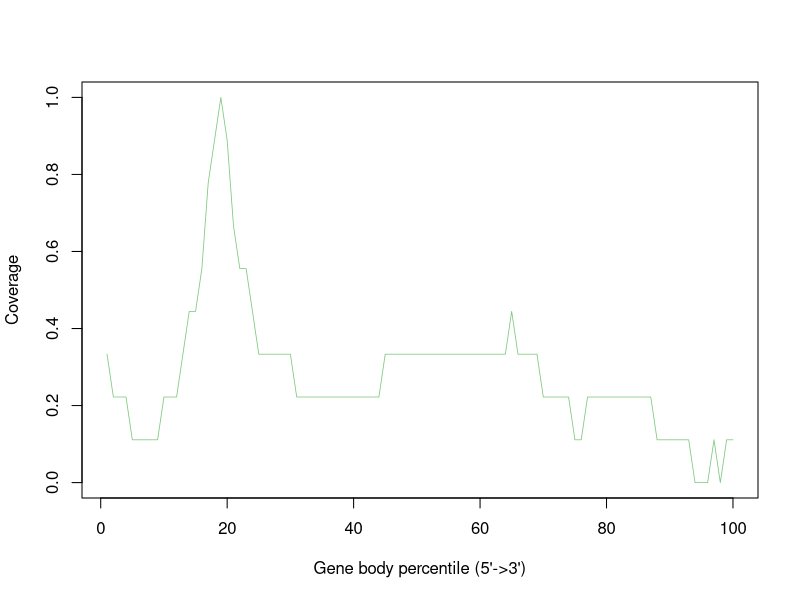

Recreate this plot in R.
Mmus_BAL_TAL_LRTN_GC_Rep3_G9_Aligned.sortedByCoord_sorted.out <- c(0.3333333333333333,0.2222222222222222,0.2222222222222222,0.2222222222222222,0.1111111111111111,0.1111111111111111,0.1111111111111111,0.1111111111111111,0.1111111111111111,0.2222222222222222,0.2222222222222222,0.2222222222222222,0.3333333333333333,0.4444444444444444,0.4444444444444444,0.5555555555555556,0.7777777777777778,0.8888888888888888,1.0,0.8888888888888888,0.6666666666666666,0.5555555555555556,0.5555555555555556,0.4444444444444444,0.3333333333333333,0.3333333333333333,0.3333333333333333,0.3333333333333333,0.3333333333333333,0.3333333333333333,0.2222222222222222,0.2222222222222222,0.2222222222222222,0.2222222222222222,0.2222222222222222,0.2222222222222222,0.2222222222222222,0.2222222222222222,0.2222222222222222,0.2222222222222222,0.2222222222222222,0.2222222222222222,0.2222222222222222,0.2222222222222222,0.3333333333333333,0.3333333333333333,0.3333333333333333,0.3333333333333333,0.3333333333333333,0.3333333333333333,0.3333333333333333,0.3333333333333333,0.3333333333333333,0.3333333333333333,0.3333333333333333,0.3333333333333333,0.3333333333333333,0.3333333333333333,0.3333333333333333,0.3333333333333333,0.3333333333333333,0.3333333333333333,0.3333333333333333,0.3333333333333333,0.4444444444444444,0.3333333333333333,0.3333333333333333,0.3333333333333333,0.3333333333333333,0.2222222222222222,0.2222222222222222,0.2222222222222222,0.2222222222222222,0.2222222222222222,0.1111111111111111,0.1111111111111111,0.2222222222222222,0.2222222222222222,0.2222222222222222,0.2222222222222222,0.2222222222222222,0.2222222222222222,0.2222222222222222,0.2222222222222222,0.2222222222222222,0.2222222222222222,0.2222222222222222,0.1111111111111111,0.1111111111111111,0.1111111111111111,0.1111111111111111,0.1111111111111111,0.1111111111111111,0.0,0.0,0.0,0.1111111111111111,0.0,0.1111111111111111,0.1111111111111111)


pdf("Mmus_BAL-TAL_LRTN_GC_Rep3_G9.geneBodyCoverage.curves.pdf")
x=1:100
icolor = colorRampPalette(c("#7fc97f","#beaed4","#fdc086","#ffff99","#386cb0","#f0027f"))(1)
plot(x,Mmus_BAL_TAL_LRTN_GC_Rep3_G9_Aligned.sortedByCoord_sorted.out,type='l',xlab="Gene body percentile (5'->3')", ylab="Coverage",lwd=0.8,col=icolor[1])
dev.off()
